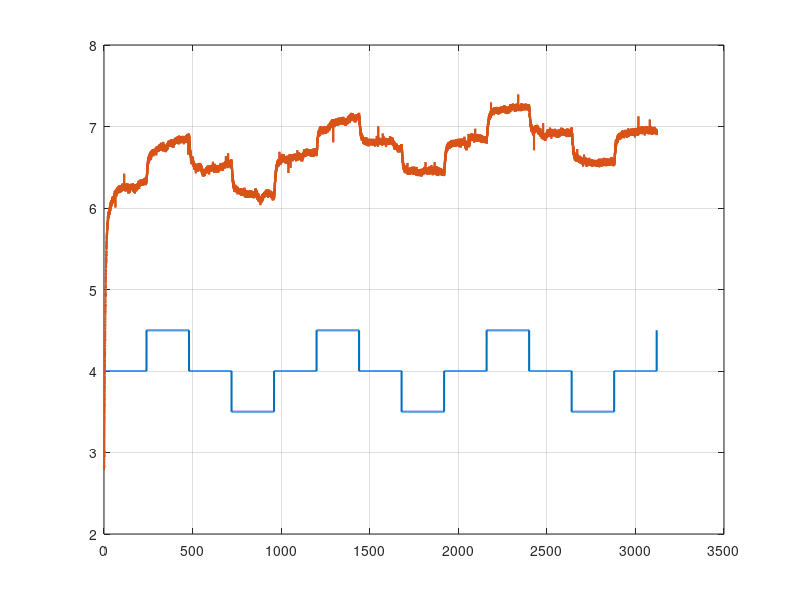

MATLAB code to generate this figure: (Note: this script raises an error after producing the figure.)
clc; clear; close all;

save_dir = 'csv_data';

% ensure save dir exists
if ~exist(save_dir,'dir')
    mkdir(save_dir);
end

load pb_mer/pb_vent6_spir4.mat

% RAW DATA -------------------------------------------------------------

time = time(:);
spir = spir(:);
snimac1 = snimac1(:);
snimac2 = snimac2(:);
vent = vent(:);


figure(1);
plot(time, spir, 'LineWidth', 1.5);
hold on;
plot(time, snimac1, 'LineWidth', 1.5);
grid on;
hold off;

% Detrended data ----------------------------------------------------

snimac1_n = detrend(snimac1);
spir_n = spir - 4;

T = table(time, spir, snimac1, spir_n, snimac1_n, 'VariableNames', {'time','spir','snimac1','spir_n','snimac1_n'});
fname = fullfile(save_dir, 'pb_vent6_spir4_raw.csv');
try
    writetable(T, fname);  
catch ME
    warning('Failed to write CSV: %s', ME.message);
end

% AVERAGE EXPERIMENTAL DATA --------------------------------------------

time = time(2400:11999) - time(2400);
snimac1_n = mean([snimac1_n(2400:11999), snimac1_n(12000:21599), snimac1_n(21600:31199)], 2);
spir_n = spir_n(2400:11999);
vent = vent(2400:11999 );

figure(2);
plot(time, spir_n, 'LineWidth', 1.5);
hold on;
plot(time, snimac1_n, 'LineWidth', 1.5);
grid on;
hold off;

% Identification with least squares ------------------------------------------------------


Gs = ls_identify_basic(snimac1_n, spir_n, 0.1);
snimac1_s = lsim(Gs, spir_n, time);

figure(3);
plot(time, snimac1_n, 'k', time, snimac1_s, 'r--', 'LineWidth', 1.2)
legend('data','model')

% FUNCTIONS -------------------------------------------------------

function G = ls_identify_basic(y, u, Ts)
    
    y = y(:);
    u = u(:);
    N = length(y);
    na = 2; nb = 2;
    
    Phi = zeros(N-2, na+nb);
    for k = 3:N
        Phi(k-2,:) = [-y(k-1), -y(k-2), u(k-1), u(k-2)];
    end
    Y = y(3:N);
    
    theta = pinv(Phi) * Y;  
    
    a1 = theta(1); 
    a2 = theta(2);
    b1 = theta(3); 
    b2 = theta(4);
    
    num = [b1 b2];
    den = [1 a1 a2];
    Gd = tf(num, den, Ts);
    
    G = d2c(Gd, 'tustin');

end
